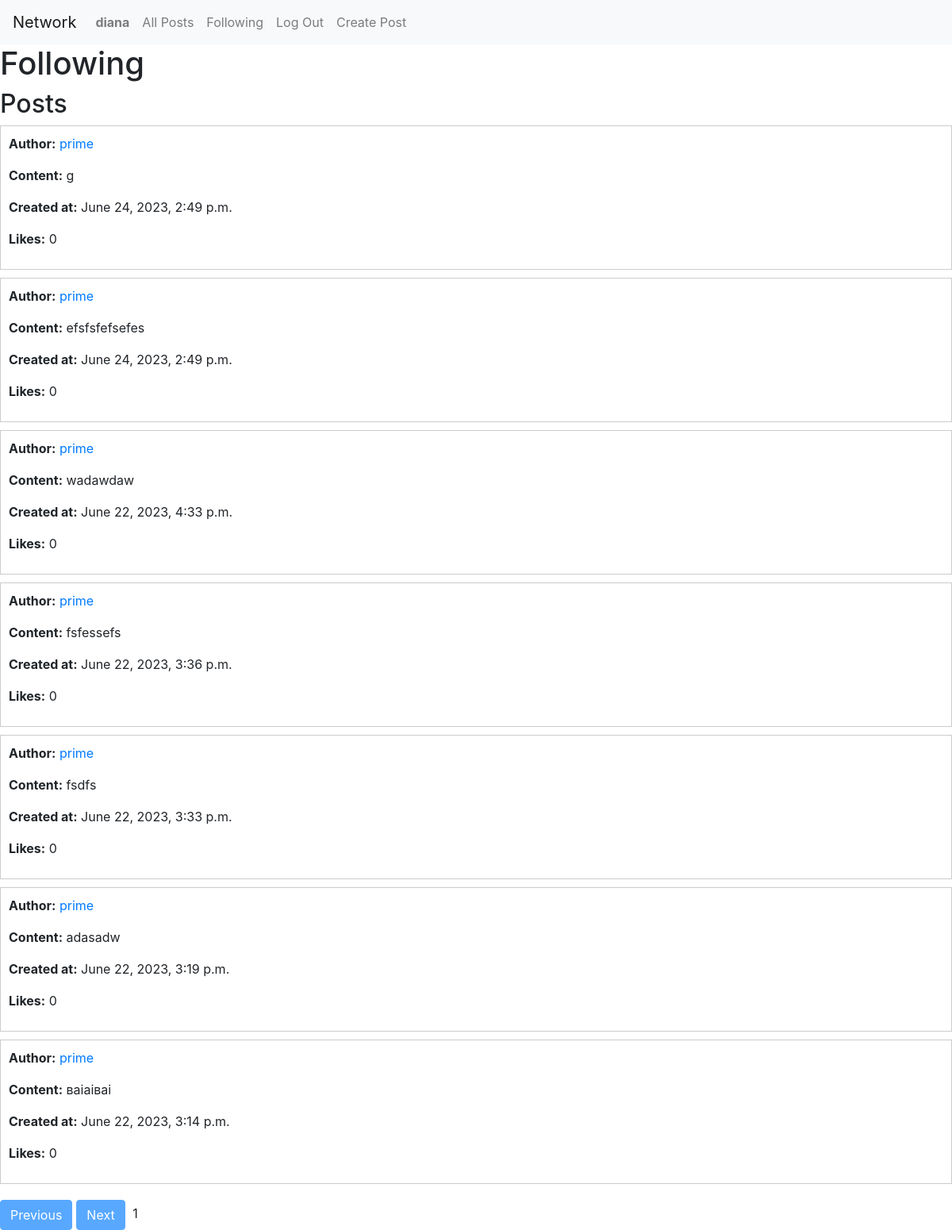
The app's page /following/ (signed in) with its own data.
### network/models.py (models this page shows)
class User(AbstractUser):
    followers = models.ManyToManyField('self', symmetrical=False, related_name='following', blank=True)

class Post(models.Model):
    user = models.ForeignKey(User, on_delete=models.CASCADE)
    content = models.TextField()
    created_at = models.DateTimeField(auto_now_add=True)
    likes = models.IntegerField(default=0)

### network/views.py (the view)
# urls.py: path('following/', views.subscriptions_view, name='following'),
def subscriptions_view(request):
    user = request.user
    subscriptions = user.following.all()
    posts = Post.objects.filter(user__in=subscriptions).order_by('-created_at')
    paginator = Paginator(posts, 10)  # Розділити список постів на сторінки, по 10 постів на сторінку
    page_number = request.GET.get('page')  # Отримати номер поточної сторінки
    page = paginator.get_page(page_number)  # Отримати об'єкт сторінки з постами
    return render(request, 'network/following.html', {'page': page})

### network/templates/network/following.html (shortened to what this page needs)
{% extends "network/layout.html" %}
{% block body %}
    <h1>Following</h1>
    <h2>Posts</h2>
    {% for post in page %}
        <div class="post-container">
            <div class="post">
                <p><strong>Author:</strong> <a href="{% url 'profile' post.user.username %}">{{ post.user.username }}</a></p>
                <p><strong>Content:</strong> {{ post.content }}</p>
                <p><strong>Created at:</strong> {{ post.created_at }}</p>
                <p><strong>Likes:</strong> {{ post.likes }}</p>
            </div>
        </div>
    {% empty %}
        <p>No posts available.</p>
    {% endfor %}
    <div class="pagination">
        {% if page.has_previous %}
            <a href="?page={{ page.previous_page_number }}" class="btn btn-primary">Previous</a>
        {% else %}
            <span class="btn btn-primary disabled">Previous</span>
        {% endif %}
        <span class="page-number">
            {% if page.has_next %}
                <a href="?page={{ page.next_page_number }}" class="btn btn-primary">Next</a>
            {% else %}
                <span class="btn btn-primary disabled">Next</span>
            {% endif %}
            <span class="current-page">{{ page.number }}</span>
        </span>
    </div>
{% endblock %}

### network/templates/network/layout.html (shortened to what this page needs)
{% load static %}
<!DOCTYPE html>
<html lang="en">
<head>
    <link rel="stylesheet" href="https://stackpath.bootstrapcdn.com/bootstrap/4.4.1/css/bootstrap.min.css">
    <link href="{% static 'network/styles.css' %}" rel="stylesheet">
    <link rel="stylesheet" href="https://cdnjs.cloudflare.com/ajax/libs/font-awesome/5.15.3/css/all.min.css">
</head>
<body>
<nav class="navbar navbar-expand-lg navbar-light bg-light">
    <a class="navbar-brand" href="{% url 'index' %}">Network</a>
    <div>
        <ul class="navbar-nav mr-auto">
            {% if user.is_authenticated %}
                <li class="nav-item">
                    <a class="nav-link" href="#"><strong>{{ user.username }}</strong></a>
                </li>
            {% endif %}
            <li class="nav-item">
                <a class="nav-link" href="{% url 'all_posts' %}">All Posts</a>
            </li>
            {% if user.is_authenticated %}
                <li class="nav-item">
                    <a class="nav-link" href="{% url 'following' %}">Following</a>
                </li>
                <li class="nav-item">
                    <a class="nav-link" href="{% url 'logout' %}">Log Out</a>
                </li>
            {% endif %}
            <li class="nav-item">
                <a class="nav-link" href="{% url 'create_post' %}">Create Post</a>
            </li>
        </ul>
    </div>
</nav>
<div class="body">
    {% block body %}
    {% endblock %}
</div>
</body>
</html>

### network/templates/network/following.html (style rules this page uses)
.post-container { border: 1px solid #ccc; padding: 10px; margin-bottom: 10px; }
.pagination { margin-top: 20px; }
.pagination .btn { margin-right: 5px; }

### records on screen
User: username "diana"
Post: user.username "prime", content "g", created_at "June 24, 2023, 2:49 p.m.", likes "0"
Post: user.username "prime", content "efsfsfefsefes", created_at "June 24, 2023, 2:49 p.m.", likes "0"
Post: user.username "prime", content "wadawdaw", created_at "June 22, 2023, 4:33 p.m.", likes "0"
Post: user.username "prime", content "fsfessefs", created_at "June 22, 2023, 3:36 p.m.", likes "0"
Post: user.username "prime", content "fsdfs", created_at "June 22, 2023, 3:33 p.m.", likes "0"
Post: user.username "prime", content "adasadw", created_at "June 22, 2023, 3:19 p.m.", likes "0"
Post: user.username "prime", content "ваіаіваі", created_at "June 22, 2023, 3:14 p.m.", likes "0"

### other values on screen
{{ page.number }} "1"
